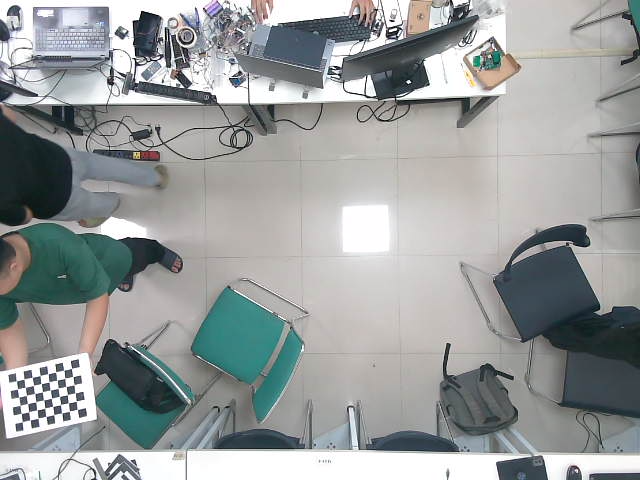
#> input picture calib_cam2/img0.png, 640 x 480 px; its folder holds 4 pictures in this run
$ python calib_and_save_values2.py
#> lines starting #> are read from the running program, lines starting #| are printed output that depends on the picture
import cv2
import numpy as np
import glob
import pickle
import os

# ================= CÀI ĐẶT THÔNG SỐ BÀN CỜ =================
CHECKERBOARD = (8, 6)  # 9x7 ô vuông -> 8x6 điểm giao cắt
SQUARE_SIZE_CM = 2.88  # ĐIỀN LẠI SỐ ĐO THƯỚC KẺ GIỐNG HỆT BÊN CAM 1
IMAGE_FOLDER = 'calib_cam2'  # Lấy ảnh từ Cam 2
RESULT_FOLDER = 'calib_values2'  # XUẤT FILE VÀO ĐÚNG THƯ MỤC CỦA CAM 2


# ===========================================================

def run_calibration_cam2():
    if not os.path.exists(RESULT_FOLDER):
        os.makedirs(RESULT_FOLDER)

    criteria = (cv2.TERM_CRITERIA_EPS + cv2.TERM_CRITERIA_MAX_ITER, 30, 0.001)

    objp = np.zeros((CHECKERBOARD[0] * CHECKERBOARD[1], 3), np.float32)
    objp[:, :2] = np.mgrid[0:CHECKERBOARD[0], 0:CHECKERBOARD[1]].T.reshape(-1, 2)
    objp = objp * SQUARE_SIZE_CM

    objpoints = []
    imgpoints = []

    images = glob.glob(f'{IMAGE_FOLDER}/*.png')
    if len(images) == 0:
        print(f"❌ LỖI: Không tìm thấy ảnh nào trong thư mục '{IMAGE_FOLDER}'")
        return

    print(f"Đang quét {len(images)} bức ảnh của Cam 2... Vui lòng đợi!\n")

    success_count = 0
    img_shape = None

    for fname in images:
        img = cv2.imread(fname)
#> img is the input picture: shape (480, 640, 3); mean B, G, R 156.5, 156.6, 152.7
        gray = cv2.cvtColor(img, cv2.COLOR_BGR2GRAY)
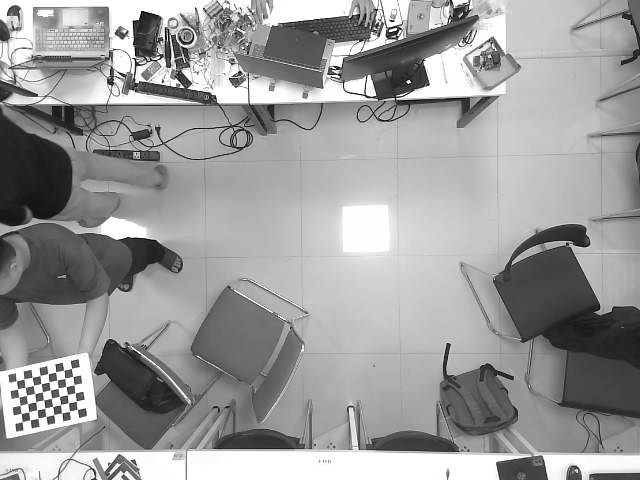
#> gray: shape (480, 640); min 0, max 255, mean 155.4
        if img_shape is None:
            img_shape = gray.shape[::-1]
#> img_shape = (640, 480)

        ret, corners = cv2.findChessboardCorners(gray, CHECKERBOARD,
                                                 cv2.CALIB_CB_ADAPTIVE_THRESH + cv2.CALIB_CB_FAST_CHECK + cv2.CALIB_CB_NORMALIZE_IMAGE)
#> ret = True; corners = 48 rows, first 8: [16.55, 380.8], [23.77, 379.1], [32.34, 377.4], [40.16, 375.5], [47.95, 373.7], [55.49, 372], [63.7, 370.3], [71.6, 368.3]

        if ret == True:
            objpoints.append(objp)
            corners2 = cv2.cornerSubPix(gray, corners, (11, 11), (-1, -1), criteria)
#> corners2 = 48 rows, first 8: [18.96, 383.9], [25.13, 387.1], [33.28, 380.3], [40.97, 383.8], [48.42, 376.3], [56.78, 379.6], [65.23, 373.1], [70.13, 377.2]
            imgpoints.append(corners2)
            success_count += 1
            print(f"✔️ {fname}: BẮT ĐƯỢC GÓC")
        else:
            print(f"❌ {fname}: Không thấy bàn cờ")
#> pass 2 of the loop in run_calibration_cam2, `for fname in images:`:
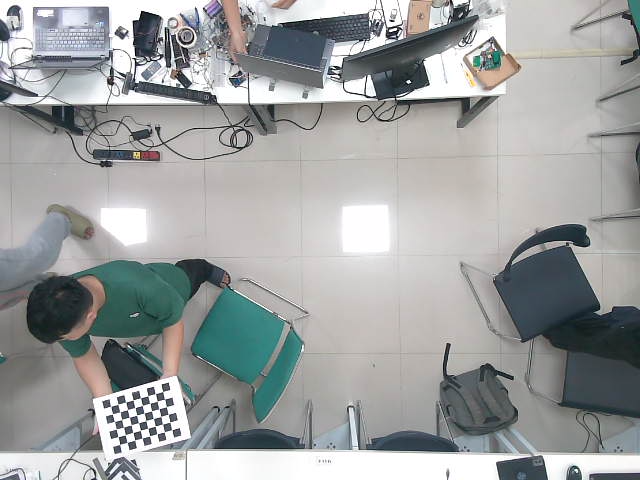
#> input picture calib_cam2/img1.png, 640 x 480 px
#> in run_calibration_cam2, img is the input picture: shape (480, 640, 3); mean B, G, R 160.1, 160.1, 157.4
#> in run_calibration_cam2, `gray = cv2.cvtColor(img, cv2.COLOR_BGR2GRAY)`:
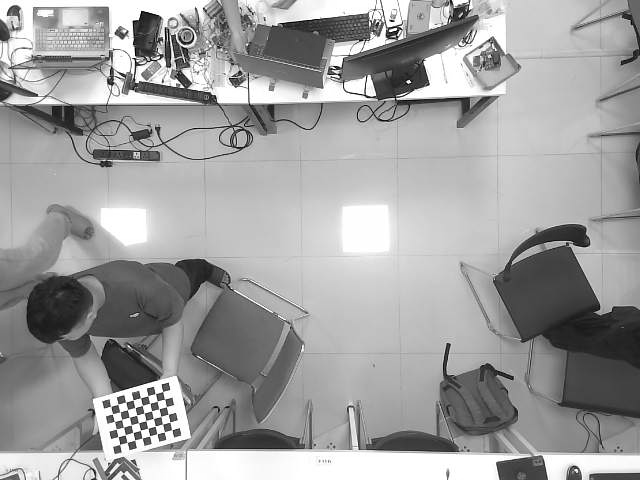
#> gray: shape (480, 640); min 0, max 255, mean 159.3
#> corners = 48 rows, first 8: [110.8, 406.4], [117.9, 403.9], [126, 402.1], [133.1, 399.9], [140.4, 397.8], [147.8, 395.9], [155.1, 393.7], [162.7, 391.5]
#> corners2 = 48 rows, first 8: [114.7, 413], [119.7, 412.2], [127.6, 406.1], [134.9, 407.6], [141.5, 402.9], [149.6, 403.5], [154.3, 385.4], [156.1, 396.3]
#> pass 3 of the loop in run_calibration_cam2, `for fname in images:`:
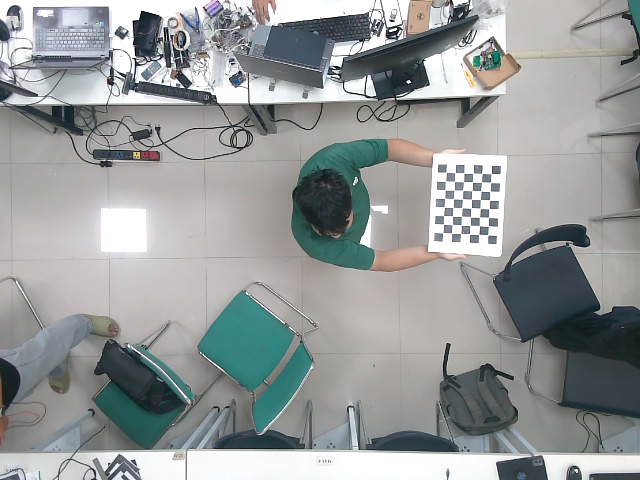
#> input picture calib_cam2/img10.png, 640 x 480 px
#> in run_calibration_cam2, img is the input picture: shape (480, 640, 3); mean B, G, R 153.9, 153.8, 150.1
#> in run_calibration_cam2, `gray = cv2.cvtColor(img, cv2.COLOR_BGR2GRAY)`:
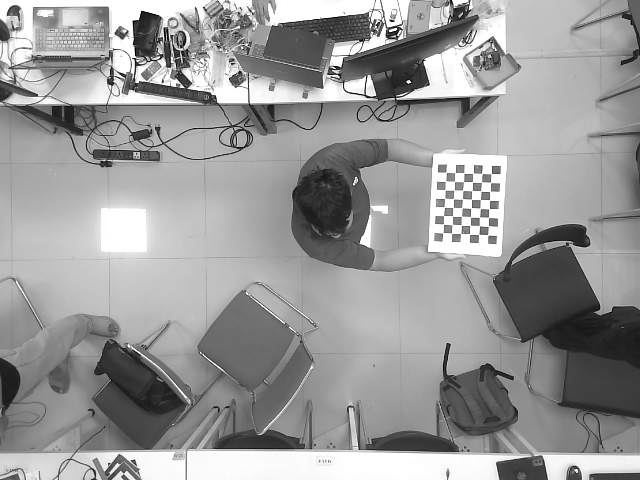
#> gray: shape (480, 640); min 0, max 255, mean 152.6
#> corners = 48 rows, first 8: [442.7, 232.8], [443.5, 224.1], [443.5, 215.6], [444.4, 207.1], [444.7, 198.4], [445, 189.8], [445.5, 181.1], [446, 172.3]
#> corners2 = 48 rows, first 8: [447.7, 228.7], [447.4, 223.9], [448, 215.3], [449.1, 207.5], [449.4, 199.3], [450.3, 190.5], [455.6, 180.9], [450.6, 174.3]
#> the loop made 4 passes; the first 3 are shown

    print(f"\n=========================================")
    print(f"Bắt góc thành công: {success_count}/{len(images)} ảnh.")
    print("Đang tính toán Siêu Ma Trận Cam 2...")

    ret, k_matrix, dist_coef, r_matrix, t_vector = cv2.calibrateCamera(
        objpoints, imgpoints, img_shape, None, None)

    p_matrix, _ = cv2.getOptimalNewCameraMatrix(k_matrix, dist_coef, img_shape, 1, img_shape)

    # Đổ dữ liệu ra thư mục calib_values2
    pickle.dump(p_matrix, open(f'{RESULT_FOLDER}/p_matrix.pkl', "wb"))
    pickle.dump(r_matrix, open(f'{RESULT_FOLDER}/r_matrix.pkl', "wb"))
    pickle.dump(t_vector, open(f'{RESULT_FOLDER}/t_vector.pkl', "wb"))
    pickle.dump(k_matrix, open(f'{RESULT_FOLDER}/k_matrix.pkl', "wb"))
    pickle.dump(dist_coef, open(f'{RESULT_FOLDER}/dist_coef.pkl', "wb"))

    print(f"✅ HOÀN TẤT! Đã lưu 5 file .pkl vào thư mục '{RESULT_FOLDER}'")
    print(f"=========================================")


if __name__ == "__main__":
    run_calibration_cam2()
